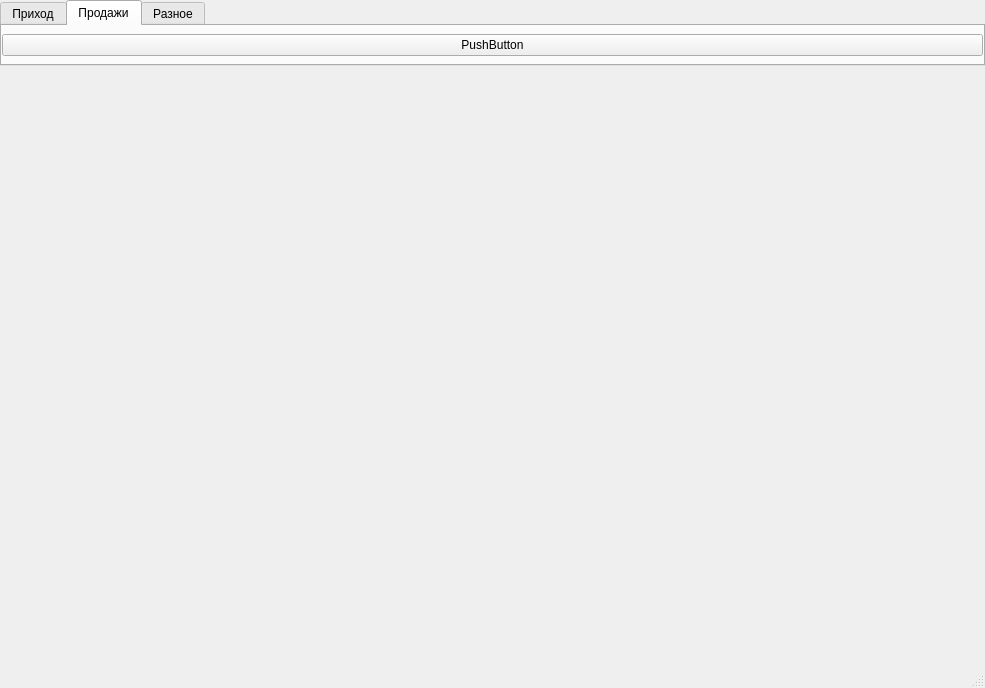
<?xml version="1.0" encoding="UTF-8"?>
<ui version="4.0">
 <class>MainWindow</class>
 <widget class="QMainWindow" name="MainWindow">
  <property name="geometry">
   <rect>
    <x>0</x>
    <y>0</y>
    <width>985</width>
    <height>688</height>
   </rect>
  </property>
  <property name="windowTitle">
   <string>Kara</string>
  </property>
  <widget class="QWidget" name="centralwidget">
   <layout class="QGridLayout" name="gridLayout">
    <property name="leftMargin">
     <number>0</number>
    </property>
    <property name="topMargin">
     <number>0</number>
    </property>
    <property name="rightMargin">
     <number>0</number>
    </property>
    <property name="bottomMargin">
     <number>0</number>
    </property>
    <property name="spacing">
     <number>1</number>
    </property>
    <item row="0" column="0">
     <widget class="QTabWidget" name="tabWidget">
      <property name="sizePolicy">
       <sizepolicy hsizetype="Expanding" vsizetype="Minimum">
        <horstretch>0</horstretch>
        <verstretch>0</verstretch>
       </sizepolicy>
      </property>
      <property name="tabPosition">
       <enum>QTabWidget::North</enum>
      </property>
      <property name="tabShape">
       <enum>QTabWidget::Rounded</enum>
      </property>
      <property name="currentIndex">
       <number>1</number>
      </property>
      <property name="usesScrollButtons">
       <bool>true</bool>
      </property>
      <property name="documentMode">
       <bool>false</bool>
      </property>
      <property name="tabsClosable">
       <bool>false</bool>
      </property>
      <property name="tabBarAutoHide">
       <bool>false</bool>
      </property>
      <widget class="QWidget" name="tab">
       <attribute name="title">
        <string>Приход</string>
       </attribute>
       <layout class="QGridLayout" name="gridLayout_2">
        <property name="leftMargin">
         <number>0</number>
        </property>
        <property name="topMargin">
         <number>0</number>
        </property>
        <property name="rightMargin">
         <number>0</number>
        </property>
        <property name="bottomMargin">
         <number>0</number>
        </property>
        <property name="spacing">
         <number>0</number>
        </property>
        <item row="0" column="0">
         <widget class="QPushButton" name="pushButton">
          <property name="text">
           <string>Приход
товара</string>
          </property>
         </widget>
        </item>
        <item row="0" column="1">
         <spacer name="horizontalSpacer">
          <property name="orientation">
           <enum>Qt::Horizontal</enum>
          </property>
          <property name="sizeHint" stdset="0">
           <size>
            <width>40</width>
            <height>20</height>
           </size>
          </property>
         </spacer>
        </item>
       </layout>
      </widget>
      <widget class="QWidget" name="tab_2">
       <attribute name="title">
        <string>Продажи</string>
       </attribute>
       <layout class="QGridLayout" name="gridLayout_4">
        <property name="leftMargin">
         <number>0</number>
        </property>
        <property name="topMargin">
         <number>0</number>
        </property>
        <property name="rightMargin">
         <number>0</number>
        </property>
        <property name="bottomMargin">
         <number>0</number>
        </property>
        <property name="spacing">
         <number>0</number>
        </property>
        <item row="0" column="0">
         <widget class="QPushButton" name="pushButton_5">
          <property name="text">
           <string>PushButton</string>
          </property>
         </widget>
        </item>
       </layout>
      </widget>
      <widget class="QWidget" name="tab_3">
       <attribute name="title">
        <string>Разное</string>
       </attribute>
       <layout class="QGridLayout" name="gridLayout_3">
        <property name="leftMargin">
         <number>0</number>
        </property>
        <property name="topMargin">
         <number>0</number>
        </property>
        <property name="rightMargin">
         <number>0</number>
        </property>
        <property name="bottomMargin">
         <number>0</number>
        </property>
        <property name="spacing">
         <number>0</number>
        </property>
        <item row="0" column="2">
         <widget class="QPushButton" name="pushButton_4">
          <property name="text">
           <string>Способы
доставки</string>
          </property>
         </widget>
        </item>
        <item row="0" column="1">
         <widget class="QPushButton" name="pushButton_3">
          <property name="text">
           <string>Способы
оплаты</string>
          </property>
         </widget>
        </item>
        <item row="0" column="0">
         <widget class="QPushButton" name="pushButton_2">
          <property name="sizePolicy">
           <sizepolicy hsizetype="Minimum" vsizetype="Fixed">
            <horstretch>0</horstretch>
            <verstretch>0</verstretch>
           </sizepolicy>
          </property>
          <property name="text">
           <string>Страны
прихода</string>
          </property>
         </widget>
        </item>
        <item row="0" column="3">
         <spacer name="horizontalSpacer_2">
          <property name="orientation">
           <enum>Qt::Horizontal</enum>
          </property>
          <property name="sizeHint" stdset="0">
           <size>
            <width>40</width>
            <height>20</height>
           </size>
          </property>
         </spacer>
        </item>
       </layout>
      </widget>
     </widget>
    </item>
    <item row="1" column="0">
     <widget class="QMdiArea" name="mdiArea">
      <property name="background">
       <brush brushstyle="SolidPattern">
        <color alpha="255">
         <red>239</red>
         <green>239</green>
         <blue>239</blue>
        </color>
       </brush>
      </property>
     </widget>
    </item>
   </layout>
  </widget>
  <widget class="QStatusBar" name="statusbar"/>
 </widget>
 <resources/>
 <connections/>
</ui>
